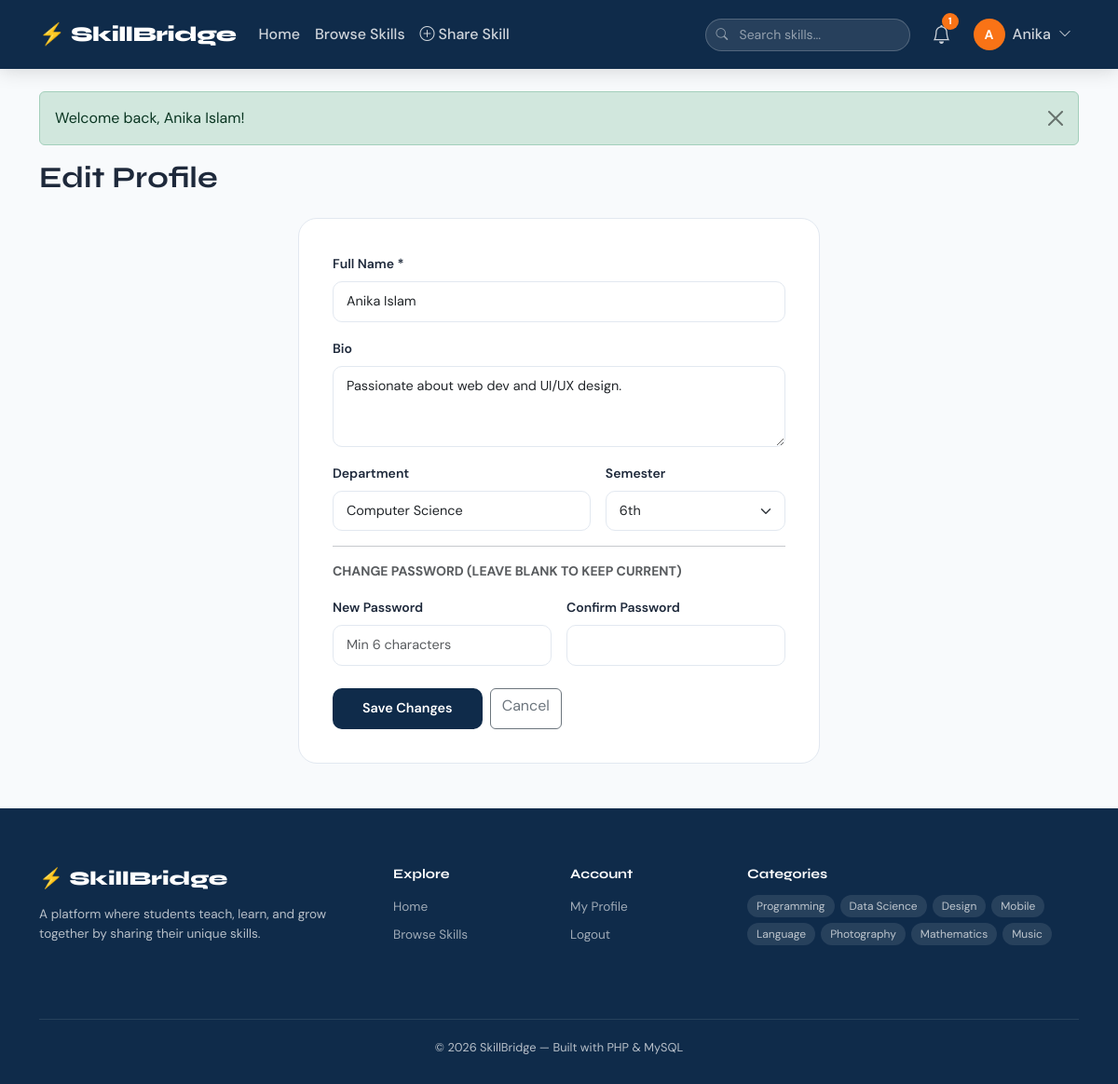
The app's page /skillshare/pages/profile/edit_profile.php (signed in) with its own data.
### tables this page shows
CREATE TABLE IF NOT EXISTS users (
  id  INT AUTO_INCREMENT PRIMARY KEY,
  name VARCHAR(100) NOT NULL,
  email  VARCHAR(100) UNIQUE NOT NULL,
  password VARCHAR(255) NOT NULL,
  bio  TEXT,
  department  VARCHAR(100),
  semester  VARCHAR(20),
  role ENUM('student','admin') DEFAULT 'student',
  created_at  TIMESTAMP DEFAULT CURRENT_TIMESTAMP
  );

### skillshare/config/functions.php (called while the page is built, shortened)
<?php
function isLoggedIn(): bool {
    return isset($_SESSION['user_id']);
}
function currentUser(): ?array {
    return $_SESSION['user'] ?? null;
}
function currentUserId(): int {
    return $_SESSION['user_id'] ?? 0;
}
function sanitize(string $val): string {
    return htmlspecialchars(trim($val), ENT_QUOTES, 'UTF-8');
}
function getFlash(): ?array {
    if (isset($_SESSION['flash'])) {
        $f = $_SESSION['flash'];
        return $f;
    }
    return null;
}

### skillshare/pages/profile/edit_profile.php (the view, shortened to what this page needs)
<?php
require_once '../../config/db.php';
require_once '../../config/functions.php';
$stmt = $pdo->prepare("SELECT * FROM users WHERE id=?");
$stmt->execute([currentUserId()]);
$user = $stmt->fetch();
require_once '../../includes/header.php';
?>
<div class="mb-4">
    <h2 class="fw-bold" style="font-family:'Syne',sans-serif;">Edit Profile</h2>
</div>
<div class="form-card">
    <form method="POST">
        <div class="mb-3">
            <label class="form-label">Full Name *</label>
            <input type="text" name="name" class="form-control" value="<?= sanitize($user['name']) ?>" required>
        </div>
        <div class="mb-3">
            <label class="form-label">Bio</label>
            <textarea name="bio" class="form-control" rows="3" placeholder="Tell others about yourself..."><?= sanitize($user['bio'] ?? '') ?></textarea>
        </div>
        <div class="row g-3 mb-3">
            <div class="col-md-7">
                <label class="form-label">Department</label>
                <input type="text" name="department" class="form-control" value="<?= sanitize($user['department'] ?? '') ?>">
            </div>
            <div class="col-md-5">
                <label class="form-label">Semester</label>
                <select name="semester" class="form-select">
                    <?php foreach (['1st','2nd','3rd','4th','5th','6th','7th','8th'] as $s): ?>
                    <option value="<?= $s ?>" <?= ($user['semester']??'')===$s?'selected':'' ?>><?= $s ?></option>
                    <?php endforeach; ?>
                </select>
            </div>
        </div>
        <hr>
        <div class="fw-bold mb-3 small text-muted text-uppercase">Change Password (leave blank to keep current)</div>
        <div class="row g-3 mb-4">
            <div class="col-md-6">
                <label class="form-label">New Password</label>
                <input type="password" name="new_password" class="form-control" placeholder="Min 6 characters">
            </div>
            <div class="col-md-6">
                <label class="form-label">Confirm Password</label>
                <input type="password" name="confirm_password" class="form-control">
            </div>
        </div>
        <div class="d-flex gap-2">
            <button type="submit" class="btn-submit" style="width:auto;padding:11px 32px;">Save Changes</button>
            <a href="view.php?id=<?= currentUserId() ?>" class="btn btn-outline-secondary">Cancel</a>
        </div>
    </form>
</div>
<?php require_once '../../includes/footer.php'; ?>

### skillshare/includes/header.php (shortened to what this page needs)
<?php
require_once $_SERVER['DOCUMENT_ROOT'] . BASE_URL . 'config/db.php';
require_once $_SERVER['DOCUMENT_ROOT'] . BASE_URL . 'config/functions.php';
$notifCount = 0;
if (isLoggedIn()) {
    $ns = $pdo->prepare("SELECT COUNT(*) FROM notifications WHERE user_id=? AND is_read=0");
    $ns->execute([currentUserId()]);
    $notifCount = $ns->fetchColumn();
}
$flash = getFlash();
?>
<!DOCTYPE html>
<html lang="en">
<head>
    <link href="https://cdn.jsdelivr.net/npm/bootstrap@5.3.2/dist/css/bootstrap.min.css" rel="stylesheet">
    <link href="https://cdn.jsdelivr.net/npm/bootstrap-icons@1.11.0/font/bootstrap-icons.css" rel="stylesheet">
    <link href="<?= BASE_URL ?>assets/css/style.css" rel="stylesheet">
</head>
<body>
<nav class="navbar navbar-expand-lg sticky-top">
    <div class="container">
        <a class="navbar-brand" href="<?= BASE_URL ?>index.php">
            <span class="brand-icon">⚡</span> <?= SITE_NAME ?>
        </a>
        <div class="collapse navbar-collapse" id="navbarNav">
            <ul class="navbar-nav me-auto">
                <li class="nav-item">
                    <a class="nav-link" href="<?= BASE_URL ?>index.php">Home</a>
                </li>
                <li class="nav-item">
                    <a class="nav-link" href="<?= BASE_URL ?>pages/skills/browse.php">Browse Skills</a>
                </li>
                <?php if (isLoggedIn()): ?>
                <li class="nav-item">
                    <a class="nav-link" href="<?= BASE_URL ?>pages/skills/create.php">
                        <i class="bi bi-plus-circle me-1"></i>Share Skill
                    </a>
                </li>
                <?php endif; ?>
            </ul>
            <form class="d-flex me-3" method="GET" action="<?= BASE_URL ?>pages/skills/browse.php">
                <div class="search-wrap">
                    <input class="form-control search-input" type="search" name="search" placeholder="Search skills...">
                    <i class="bi bi-search search-icon"></i>
                </div>
            </form>
            <ul class="navbar-nav align-items-center">
                <?php if (isLoggedIn()): ?>
                    <li class="nav-item dropdown me-2">
                        <a class="nav-link position-relative" href="#" data-bs-toggle="dropdown">
                            <i class="bi bi-bell fs-5"></i>
                            <?php if ($notifCount > 0): ?>
                            <span class="notif-badge"><?= $notifCount ?></span>
                            <?php endif; ?>
                        </a>
                    </li>
                    <li class="nav-item dropdown">
                        <a class="nav-link d-flex align-items-center gap-2" href="#" data-bs-toggle="dropdown">
                            <div class="avatar-sm"><?= strtoupper(substr(currentUser()['name'], 0, 1)) ?></div>
                            <span class="d-none d-lg-inline"><?= sanitize(explode(' ', currentUser()['name'])[0]) ?></span>
                            <i class="bi bi-chevron-down small"></i>
                        </a>
                    </li>
                <?php else: ?>
                    <li class="nav-item"><a class="nav-link" href="<?= BASE_URL ?>pages/auth/login.php">Login</a></li>
                    <li class="nav-item"><a class="btn btn-accent ms-2" href="<?= BASE_URL ?>pages/auth/register.php">Sign Up</a></li>
                <?php endif; ?>
            </ul>
        </div>
    </div>
</nav>
<div class="container mt-4">
<?php if ($flash): ?>
<div class="alert alert-<?= $flash['type'] === 'success' ? 'success' : 'danger' ?> alert-dismissible fade show">
    <?= sanitize($flash['msg']) ?>
    <button type="button" class="btn-close" data-bs-dismiss="alert"></button>
</div>
<?php endif; ?>

### skillshare/assets/css/style.css (style rules this page uses)
:root { --primary: #0f2b4a; --accent: #f97316; --accent2: #06b6d4; --light-bg: #f8fafc; --card-bg: #ffffff; --border: #e2e8f0; --text: #1e293b; --muted: #64748b; --success: #10b981; --danger: #ef4444; }
* { box-sizing: border-box; }
body { font-family: 'DM Sans', sans-serif; background: var(--light-bg); color: var(--text); margin: 0; }
h1, h2, h3, h4, .navbar-brand, .hero-title { font-family: 'Syne', sans-serif; }
.navbar { background: var(--primary); padding: 12px 0; box-shadow: 0 2px 20px rgba(0,0,0,0.15); }
.navbar-brand { color: #fff !important; font-weight: 800; font-size: 1.4rem; letter-spacing: -0.5px; }
.brand-icon { color: var(--accent); }
.navbar .nav-link { color: rgba(255,255,255,0.8) !important; font-weight: 500; transition: color 0.2s; }
.search-wrap { position: relative; }
.search-input { background: rgba(255,255,255,0.1); border: 1px solid rgba(255,255,255,0.2); color: #fff; border-radius: 24px; padding: 6px 16px 6px 36px; width: 220px; font-size: 0.875rem; }
.search-input::placeholder { color: rgba(255,255,255,0.5); }
.search-icon { position: absolute; left: 12px; top: 50%; transform: translateY(-50%); color: rgba(255,255,255,0.5); font-size: 0.8rem; }
.avatar-sm { width: 34px; height: 34px; border-radius: 50%; background: var(--accent); color: #fff; display: flex; align-items: center; justify-content: center; font-weight: 700; font-size: 0.875rem; }
.notif-badge { position: absolute; top: 0; right: 0; background: var(--accent); color: #fff; border-radius: 50%; width: 18px; height: 18px; font-size: 0.65rem; display: flex; align-items: center; justify-content: center; font-weight: 700; }
.form-card { background: #fff; border-radius: 20px; border: 1px solid var(--border); padding: 36px; max-width: 560px; margin: 0 auto; }
.form-card .form-label { font-weight:600; font-size:0.875rem; color:var(--text); }
.form-card .form-control, .form-card .form-select { border-radius: 10px; border: 1.5px solid var(--border); padding: 10px 14px; font-size: 0.9rem; transition: border-color 0.2s; }
.btn-submit { background: var(--primary); color: #fff; border: none; border-radius: 10px; padding: 11px 28px; font-weight: 600; font-size: 0.9rem; width: 100%; transition: background 0.2s; }

### records on screen
users: name "A", name "Anika", name "Anika Islam", bio "Passionate about web dev and UI/UX design.", department "Computer Science", semester "6th"

### other values on screen
SITE_NAME "SkillBridge"
$notifCount "1"
$flash['msg'] "Welcome back, Anika Islam!"
$c "Programming"
$c "Data Science"
$c "Design"
$c "Mobile"
$c "Language"
$c "Photography"
$c "Mathematics"
$c "Music"
